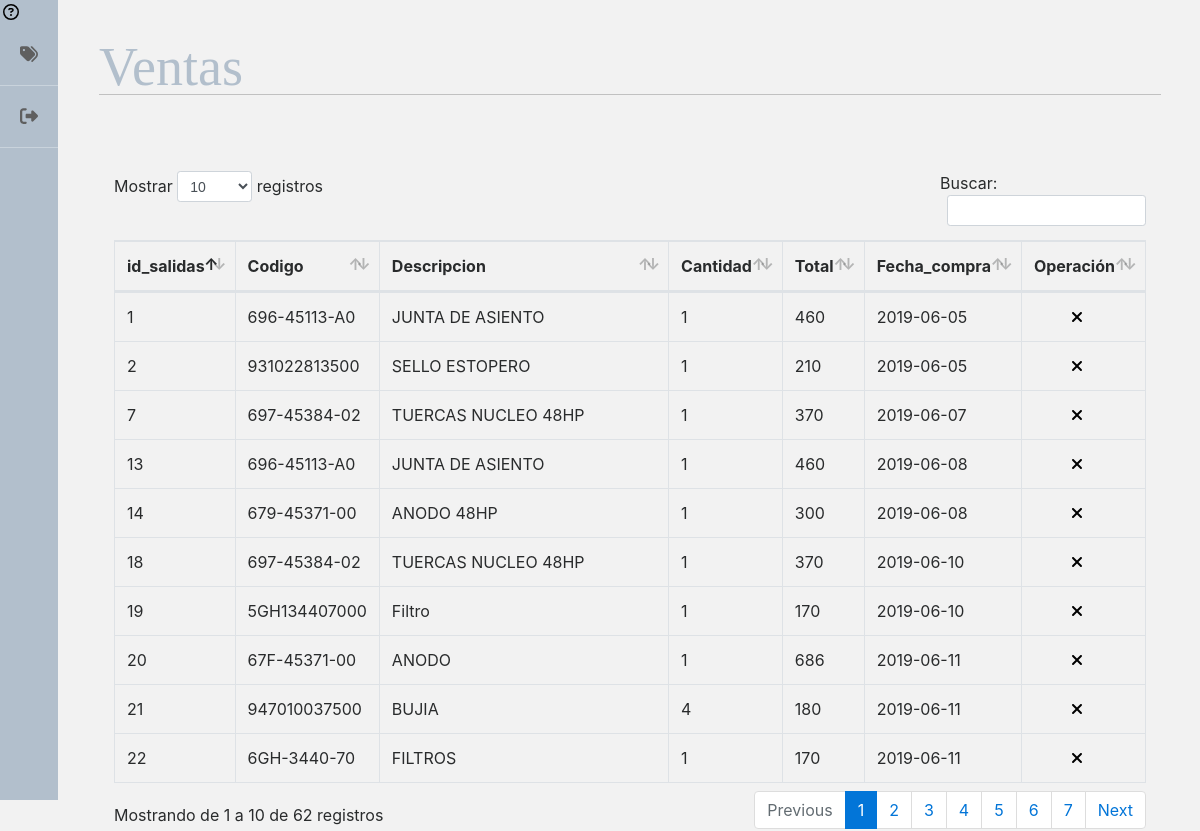
Screenshot of /SARA/cambios.php (signed in) with the database file from the repository.
### tables this page shows
CREATE TABLE `salidas` (
  `id_salidas` int(11) NOT NULL,
  `codigo` varchar(150) NOT NULL,
  `cantidad` int(11) NOT NULL,
  `total` float NOT NULL,
  `fecha` date NOT NULL
);

### SARA/cambios.php (the view, shortened to what this page needs)
<!DOCTYPE html>
<html lang="es">
<head>
	<?php require("Est/head.php");
	?>
</head>
<body onLoad="document.forms['codbar'].cbarras2.focus();">
	<div class="container-fluid">
		<div class="row">
			<?php require("Est/nav.php"); ?>
			<main class="main col">
				<div class="row">
					<div class="columna col-lg-12">
						<div class="titulo-gral">
							<h1>Ventas</h1>
						</div>
						<div class="row acc">
							<div class="col-1 "><center>
								<div class="fa-2x colorH">
									<span class="fa-layers fa-fw">
									</span>
								</div></center>
							</div>
							<div class="col-8"></div>
						</div>
							<div class="table-responsive">
								<table class="table table-bordered" id="dataTable" name="table" width="100%" cellspacing="0">
									<thead>
										<tr>
											<th>id_salidas</th>
											<th>Codigo</th>
											<th>Descripcion</th>
											<th>Cantidad</th>
											<th>Total</th>
											<th>Fecha_compra</th>
											<th>Operación</th>
										</tr>
									</thead>
									<tbody >
										<?php
											$sql=$base->prepare('select * from salidas');
											$sql->execute();
											while ($row=$sql->fetch(PDO::FETCH_ASSOC)){
												$tabla=$base->prepare('SELECT Tabla from codigos where Codigo="'.$row['codigo'].'"');
												$tabla->execute();
												while ($row3=$tabla->fetch(PDO::FETCH_ASSOC)) {
													$descripcion=$base->prepare('SELECT descripcion from Generales where Codigo="'.$row['codigo'].'" and tabla="'.$row3['Tabla'].'"');
													$descripcion->execute();
													while ($row2=$descripcion->fetch(PDO::FETCH_ASSOC)) {
														echo '<tr>';
														echo '<td>'.$row['id_salidas'].'</td>';
														echo '<td>'.$row['codigo'].'</td>';
														echo '<td>'.$row2['descripcion'].'</td>';
														echo '<td>'.$row['cantidad'].'</td>';
														echo '<td>'.$row['total'].'</td>';
														echo '<td>'.$row['fecha'].'</td>';
														echo '
														<td  nowrap><center>
														<a href="#" onclick="eliminar('.$row['id_salidas'].')"><i class="fas fa-times colorEliminar" title="Eliminar"></i></a>
														&nbsp;&nbsp;
														';
														echo '</tr>';
													}
												}
											}
										?>
									</tbody>
								</table>
							</div>
					</div>
				</div>
			</main>
		</div>
	</div>
</body>
</html>

### SARA/css/estilos.css (style rules this page uses)
body { background:#f2f2f2; background-image: url("../img/fondo.png"); background-repeat: no-repeat; background-attachment: fixed; background-position: right; }
h1 { font-family: Museo Sans; font-weight: 100; font-style: normal; font-size: 54px; line-height: 54px; color: #b2bfcc; }
.main { padding-top: 40px; }
@media screen and (max-width: 1350px) { .main { margin-left: 7%; width: 60%; margin-right: 2%; } }
.titulo-gral { box-shadow: 0px 1px 0px 0px rgba(0,0,0,0.2); }
table { display: block; overflow-x: auto; }
table a { text-decoration:none;color:black; }

### SARA/css/tablas.css (style rules this page uses)
*, *::before, *::after { box-sizing: border-box; }
a { color: #007bff; text-decoration: none; background-color: transparent; -webkit-text-decoration-skip: objects; }
table { border-collapse: collapse; }
.table { width: 100%; max-width: 100%; margin-bottom: 1rem; background-color: #f2f2f2; }
.table th, .table td { padding: 0.75rem; vertical-align: top; border-top: 1px solid #dee2e6; }
.table thead th { vertical-align: bottom; border-bottom: 2px solid #dee2e6; }
.table-bordered { border: 1px solid #dee2e6; }
.table-bordered th, .table-bordered td { border: 1px solid #dee2e6; }
.table-bordered thead th, .table-bordered thead td { border-bottom-width: 2px; }
.table-responsive { display: block; width: 100%; overflow-x: auto; -webkit-overflow-scrolling: touch; -ms-overflow-style: -ms-autohiding-scrollbar; }

### SARA/cambios.php (style rules this page uses)
.acc { margin-bottom: 2%; }

### rows the page displays
salidas: id_salidas "1", codigo "696-45113-A0", descripcion "JUNTA DE ASIENTO", cantidad "1", total "460", fecha "2019-06-05"
salidas: id_salidas "2", codigo "931022813500", descripcion "SELLO ESTOPERO", cantidad "1", total "210", fecha "2019-06-05"
salidas: id_salidas "7", codigo "697-45384-02", descripcion "TUERCAS NUCLEO 48HP", cantidad "1", total "370", fecha "2019-06-07"
salidas: id_salidas "13", codigo "696-45113-A0", descripcion "JUNTA DE ASIENTO", cantidad "1", total "460", fecha "2019-06-08"
salidas: id_salidas "14", codigo "679-45371-00", descripcion "ANODO 48HP", cantidad "1", total "300", fecha "2019-06-08"
salidas: id_salidas "18", codigo "697-45384-02", descripcion "TUERCAS NUCLEO 48HP", cantidad "1", total "370", fecha "2019-06-10"
salidas: id_salidas "19", codigo "5GH134407000", descripcion "Filtro", cantidad "1", total "170", fecha "2019-06-10"
salidas: id_salidas "20", codigo "67F-45371-00", descripcion "ANODO", cantidad "1", total "686", fecha "2019-06-11"
salidas: id_salidas "21", codigo "947010037500", descripcion "BUJIA", cantidad "4", total "180", fecha "2019-06-11"
salidas: id_salidas "22", codigo "6GH-3440-70", descripcion "FILTROS", cantidad "1", total "170", fecha "2019-06-11"
